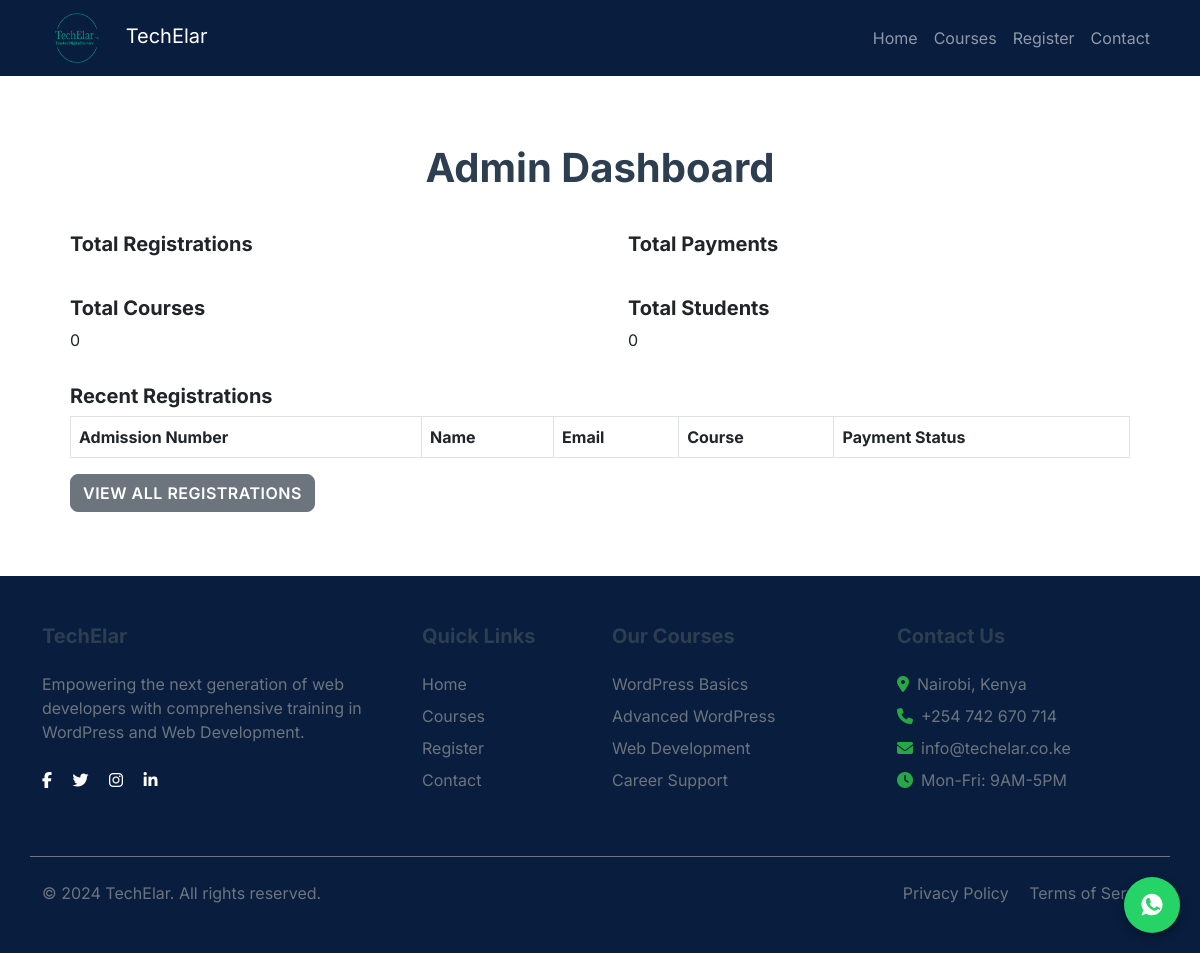
Before: /admin (signed in) with the older database file.
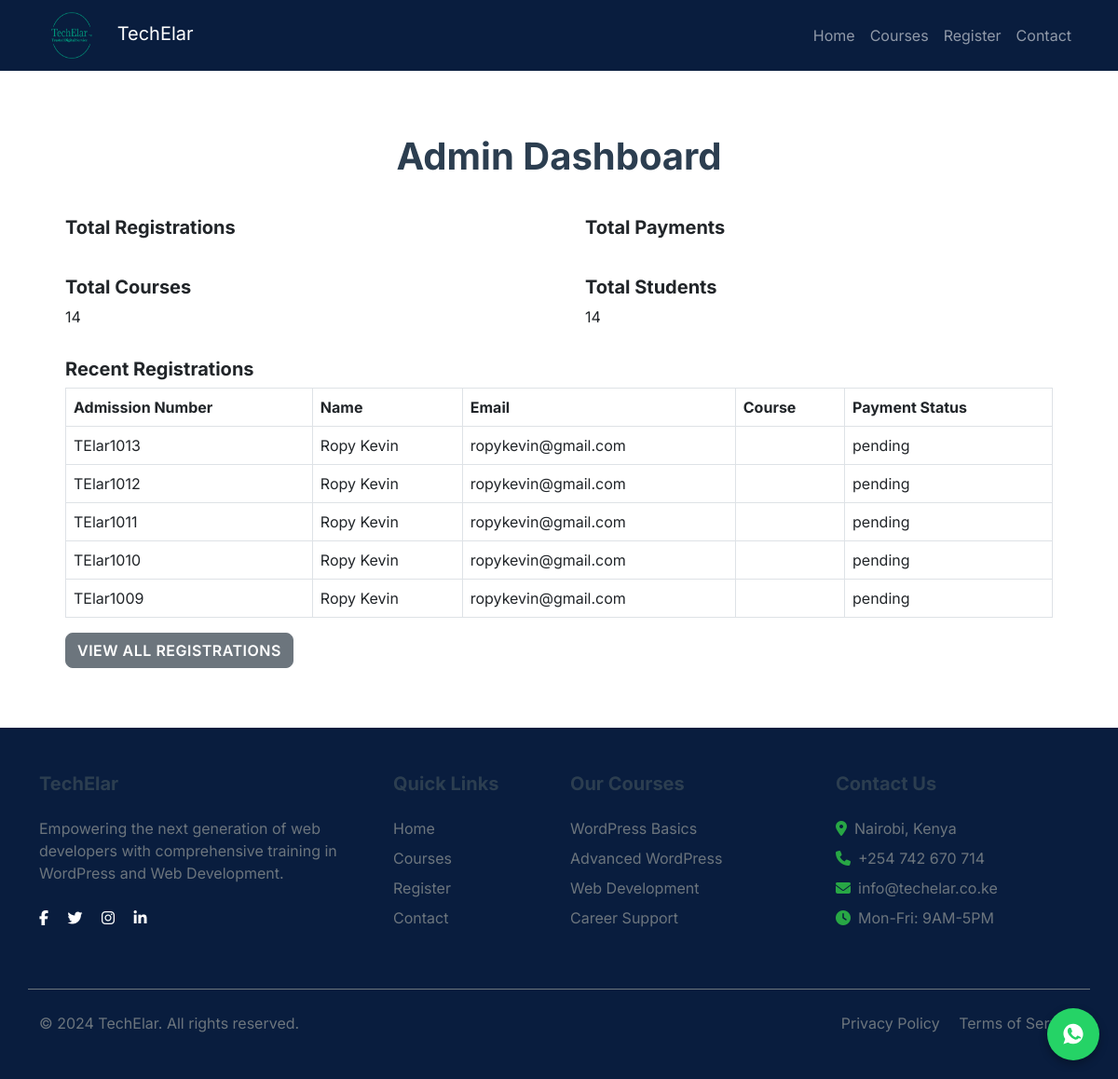
After: the same page with the newer database file.
### app.py (models this page shows, shortened)
class Registration(db.Model):
    id = db.Column(db.Integer, primary_key=True)
    admission_number = db.Column(db.String(20), unique=True, nullable=False)
    name = db.Column(db.String(100), nullable=False)
    email = db.Column(db.String(120), nullable=False)
    appointment_date = db.Column(db.Date, nullable=False)
    business_name = db.Column(db.String(100))
    course_type = db.Column(db.String(20), nullable=False)
    duration = db.Column(db.String(20), nullable=False)
    payment_status = db.Column(db.String(20), default='pending')
    phone = db.Column(db.String(15),nullable=False)
    payment_amount = db.Column(db.Float, nullable=False)
    created_at = db.Column(db.DateTime, default=datetime.utcnow)

### app.py (the view)
@app.route('/admin')
def admin_dashboard():
    if not session.get('admin_logged_in'):
        flash('Please login to access the admin dashboard', 'error')
        return redirect(url_for('admin_login'))
    total_courses = Registration.query.count()
    total_students = Registration.query.count()
    recent_registrations = Registration.query.order_by(Registration.created_at.desc()).limit(5).all()
    return render_template('admin_dashboard.html', total_courses=total_courses, total_students=total_students, recent_registrations=recent_registrations)

### templates/admin_dashboard.html (shortened to what this page needs)
{% extends 'base.html' %}
{% block content %}
<div class="container mt-5">
    <h1 class="text-center mb-4">Admin Dashboard</h1>
    <div class="row">
        <div class="col-md-6">
            <div class="card">
                <div class="card-body">
                    <h5 class="card-title">Total Registrations</h5>
                </div>
            </div>
        </div>
        <div class="col-md-6">
            <div class="card">
                <div class="card-body">
                    <h5 class="card-title">Total Payments</h5>
                </div>
            </div>
        </div>
        <div class="col-md-6">
            <div class="card">
                <div class="card-body">
                    <h5 class="card-title">Total Courses</h5>
                    <p class="card-text">{{ total_courses }}</p>
                </div>
            </div>
        </div>
        <div class="col-md-6">
            <div class="card">
                <div class="card-body">
                    <h5 class="card-title">Total Students</h5>
                    <p class="card-text">{{ total_students }}</p>
                </div>
            </div>
        </div>
    </div>
    <div class="row">
        <div class="col-md-12">
            <div class="card">
                <div class="card-body">
                    <h5 class="card-title">Recent Registrations</h5>
                    <table class="table table-bordered">
                        <thead>
                            <tr>
                                <th>Admission Number</th>
                                <th>Name</th>
                                <th>Email</th>
                                <th>Course</th>
                                <th>Payment Status</th>
                            </tr>
                        </thead>
                        <tbody>
                            {% for registration in recent_registrations %}
                            <tr>
                                <td>{{ registration.admission_number }}</td>
                                <td>{{ registration.name }}</td>
                                <td>{{ registration.email }}</td>
                                <td>{{ registration.course }}</td>
                                <td>{{ registration.payment_status }}</td>
                            </tr>
                            {% endfor %}
                        </tbody>
                    </table>
                    <a href="{{ url_for('admin_registrations') }}" class="btn btn-secondary">View All Registrations</a>
                </div>
            </div>
        </div>
    </div>
</div>
{% endblock %}

Changed rows visible on the page:
added Registration: admission_number "TElar1013", name "Ropy Kevin", email "ropykevin@gmail.com", payment_status "pending"
added Registration: admission_number "TElar1012", name "Ropy Kevin", email "ropykevin@gmail.com", payment_status "pending"
added Registration: admission_number "TElar1011", name "Ropy Kevin", email "ropykevin@gmail.com", payment_status "pending"
added Registration: admission_number "TElar1010", name "Ropy Kevin", email "ropykevin@gmail.com", payment_status "pending"
added Registration: admission_number "TElar1009", name "Ropy Kevin", email "ropykevin@gmail.com", payment_status "pending"
Other visible differences:
{{ total_courses }}: "0" → "14"
{{ total_students }}: "0" → "14"
